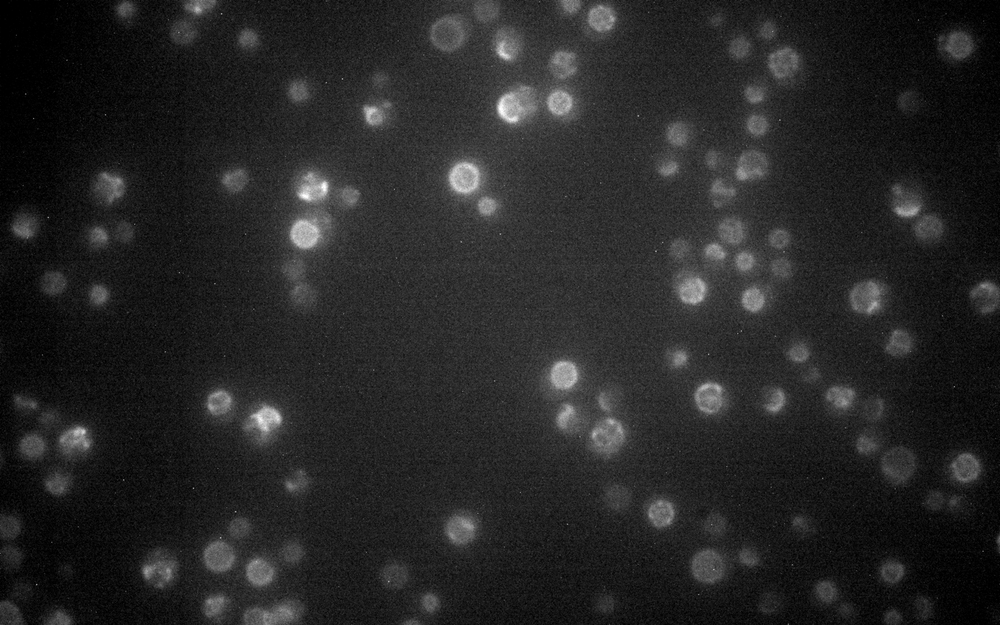
#> input picture Data/Test.tif, 1000 x 625 px, shrunk from 1920 x 1200 before the run, found by its file name
$ jupyter execute Segmentation_01May2020_CEC.ipynb
#> lines starting #> are read from the running program, lines starting #| are printed output that depends on the picture
# Segmentation of Vacuoles from Background #

### This is a draft notebook for a segmentation function ###

Import all of the necessary packages

[cell 1]
import numpy as np
import matplotlib.pyplot as plt

## Image manipulation
import skimage.segmentation as seg
from skimage.feature import canny
from skimage.filters import sobel, rank
from skimage import exposure
from skimage import img_as_float
from skimage.morphology import square

Import the image

[cell 2]
root_dir = "C://Users/caitl//Documents//GitHub//DemixingYeast//Data//"
im = img_as_float(plt.imread(root_dir + "Test.tif"))
#> im: shape (625, 1000) float64; min 0, max 1, mean 0.149

Detect the edges to differentiate from background

[cell 3]
## Detect the edges with a sobel filter
im_filt = canny(im, sigma=3, low_threshold=0.01*im.max(), high_threshold=0.1*im.max())
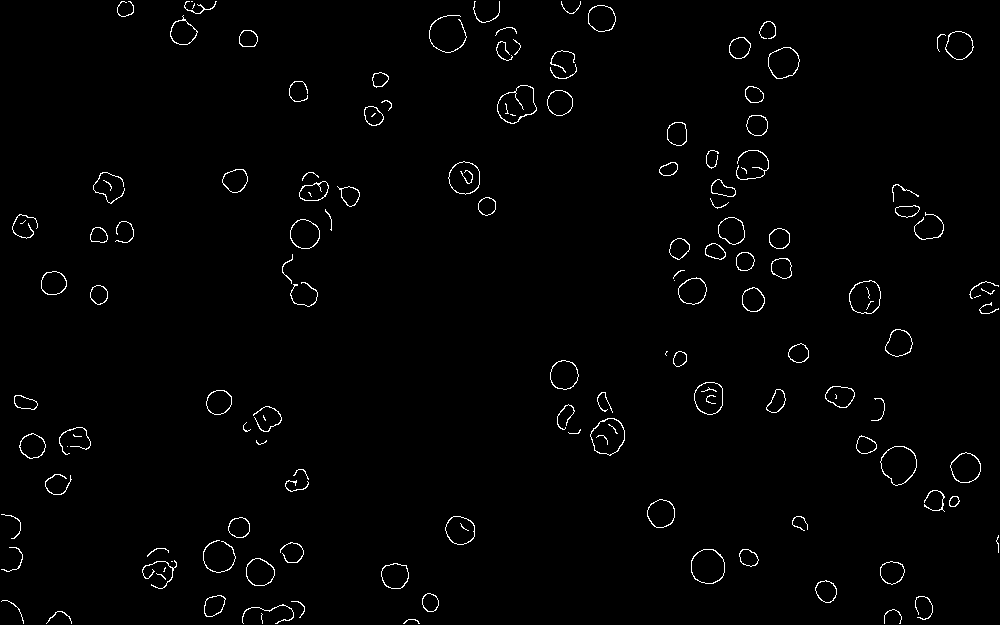
#> im_filt: shape (625, 1000) bool; 1.4% white in thin lines or dots

figs, axes = plt.subplots(ncols=2, figsize=(10,5))

for ax in axes:
    ax.axis('off')

axes[0].imshow(im, cmap='gray')
axes[1].imshow(im_filt, cmap='gray')
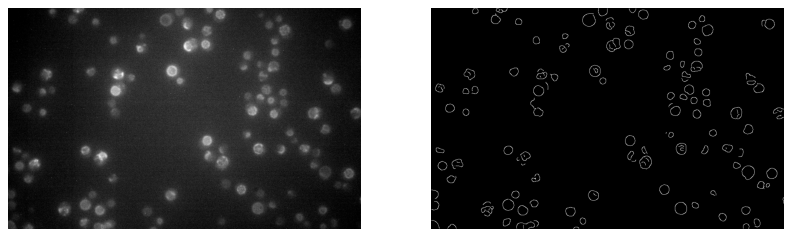
#> figure drawn by matplotlib, 2 panels
